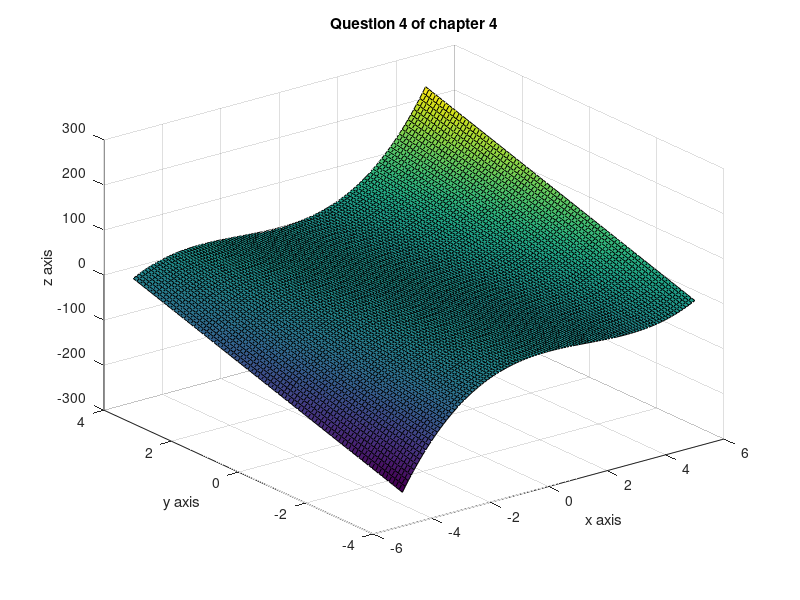

This chart was generated by the following MATLAB code:

% A program of type script
% Program name is Q404.m 
% To accompany the textbook:
% Applications of MATLAB: Numerical Solutions.
% By Yasin A. Shiboul
% To run this program, enter its name,'Q404' in the command window.

clear all
clc
disp(' ');
disp('This program answers question 4 of chapter 4')
disp('----------------------------------------------------------------------')
disp(' ')

x=-5:0.1:5;
y=-4:0.1:4;
[x,y]=meshgrid(x,y);
z=(x.^2).*(x+y);
surf(x,y,z)
xlabel('x axis')
ylabel('y axis')
zlabel('z axis')
title('Question 4 of chapter 4')
